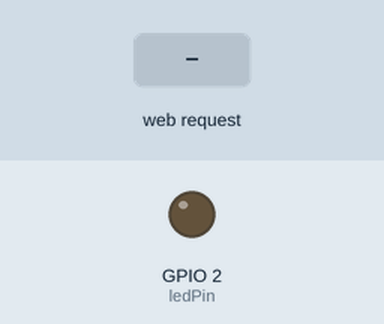
A sketch run on a simulated ESP32. Parts: output pins drawn as LEDs (lit = HIGH). The test bench sets the inputs (shaded band). WiFi joins after 1.5 s; servers stay silent unless stated; storage starts empty; what the sketch prints to the serial monitor is not drawn.

Above: at 3.2 s.
3.3 s: HTTP request GET /on received
At 4.4 s:
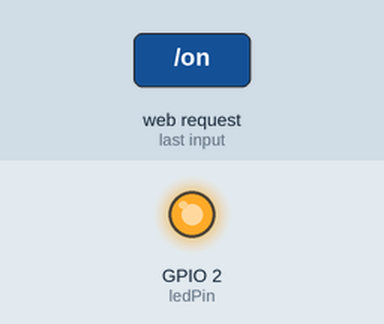
4.8 s: HTTP request GET /off received
At 5.6 s:
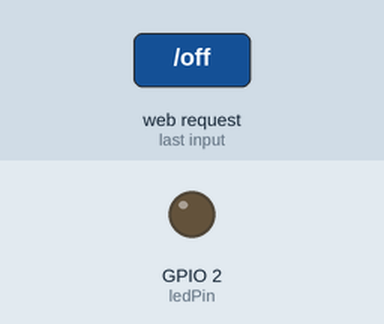
Timing chart, 0 to 7.8 s (numbered marks = the images above; inputs shaded):
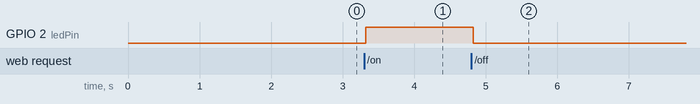

Measured:
- after the input at 3.3 s, GPIO 2 (ledPin): LOW → HIGH at once
- after the input at 4.8 s, GPIO 2 (ledPin): HIGH → LOW at once

The sketch:

22_10_22_ESP32_WebServer_Using_SPIFFS.ino
```cpp
#include "WiFi.h"
#include <ESPAsyncWebServer.h>
#include "SPIFFS.h"

const char* ssid = "hyperchaos";
const char* password = "hyperchaos";

//Set LED GPIO
const int ledPin = 2;

//Stores led state
String ledState;

//Create AsyncWebServer object on port 80
AsyncWebServer server(80);

//Replaces placeholder with LED state value
String processor(const String& var) {
  Serial.println(var);
  if (var == "STATE") {
    if (digitalRead(ledPin)) {
      ledState = "ON";
    }
    else {
      ledState = "OFF";
    }
    Serial.println(ledState);
    return ledState;
  }
  return String();
}
void setup() {
  Serial.begin(115200);
  pinMode(ledPin, OUTPUT);

  //Initialize SPIFFS
  if (!SPIFFS.begin(true)) {
    Serial.println("An Error has occurred while mounting SPIFSS");
  }

  //connect to WiFi
  WiFi.begin(ssid, password);
  while (WiFi.status() != WL_CONNECTED) {
    delay(1000);
    Serial.println("Connecting");
  }
  //Print ESP32 Local IP
  Serial.println(WiFi.localIP());

  //Route for root / web page
  server.on("/", HTTP_GET, [](AsyncWebServerRequest * request) {
    request->send(SPIFFS, "/index.html", String(), false, processor);
  });

  //Route to load style.css file
  server.on("/style.css", HTTP_GET, [](AsyncWebServerRequest * request) {
    request->send(SPIFFS, "/style.css", "text/css");
  });

  //Route to set GPIO to HIGH
  server.on("/on", HTTP_GET, [](AsyncWebServerRequest * request) {
    digitalWrite(ledPin, HIGH);
    request->send(SPIFFS, "/index.html", String(), false, processor);
  });

  //Route to set GPIO LOW
  server.on("/off", HTTP_GET, [](AsyncWebServerRequest * request) {
    digitalWrite(ledPin, LOW);
    request->send(SPIFFS, "/index.html", String(), false, processor);
  });

  //Start Server
  server.begin();
}

void loop() {
  // put your main code here, to run repeatedly:

}
```
